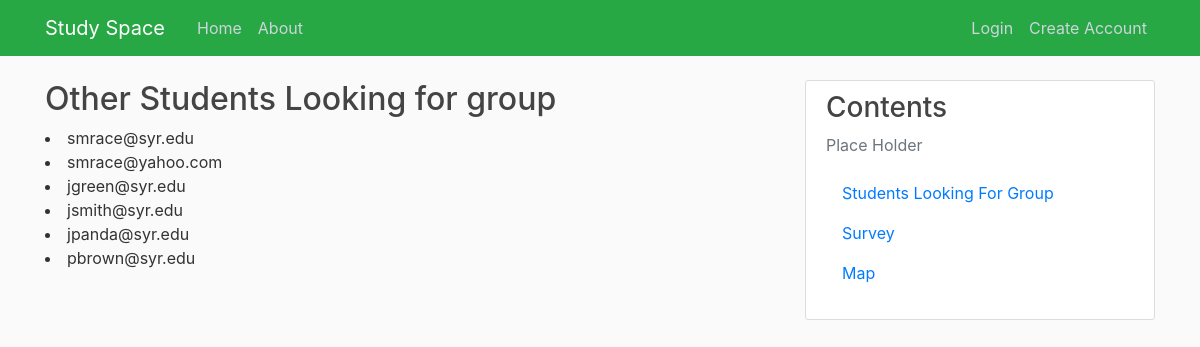
The page /findGroup on the database as committed earlier.
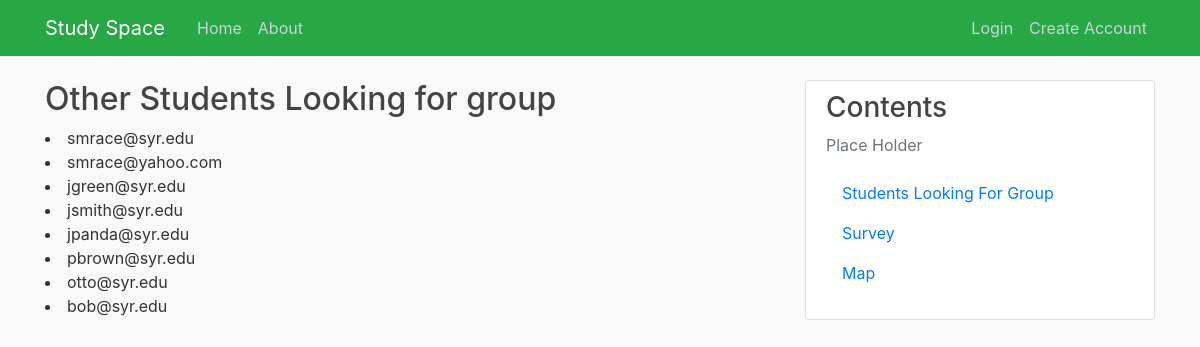
The same page on the database as committed later.
### studyspace/database.py (models this page shows, shortened)
class User(db.Model, UserMixin):
    id = db.Column(db.Integer, primary_key=True)
    first = db.Column(db.String(20), nullable=False, default='Student First Name')
    last = db.Column(db.String(20), nullable=False, default='Student Last Name')
    emailAddress = db.Column(db.String(75), unique=True, nullable=False)
    password = db.Column(db.String(40), nullable=False)
    major = db.Column(db.String(40), nullable=False, default='Computer Science')
    study = db.Column(db.String(40), nullable=False, default='MAT 101')
    groups = db.relationship('Group', backref='groupName', lazy=True)
    reservation = db.relationship('Reservation', backref='reservationUser', lazy=True)

### studyspace/routes.py (the view)
@app.route("/findGroup")
def findGroup():
    myUser = User.query.all()
    return render_template('findGroup.html', title='Find Group', myUser=myUser)

### studyspace/templates/findGroup.html
{% extends "layout.html" %}
{% block content %}
    <h2>Other Students Looking for group </h2>
    {% for user in myUser %}
        <li>{{user.emailAddress}}</li>
    {% endfor %}
{% endblock content %}

### studyspace/templates/layout.html (shortened to what this page needs)
<!DOCTYPE html>
<html>
<head>
    <link rel="stylesheet" href="https://maxcdn.bootstrapcdn.com/bootstrap/4.0.0/css/bootstrap.min.css">
    <link rel="stylesheet" type="text/css" href="{{ url_for('static', filename='main.css') }}">
</head>
<body>
    <header class="site-header">
        <nav class="navbar navbar-expand-md navbar-dark bg-success fixed-top">
          <div class="container">
            <a class="navbar-brand mr-4" href="/">Study Space</a>
            <div class="collapse navbar-collapse" id="navbarToggle">
              <div class="navbar-nav mr-auto">
                <a class="nav-item nav-link" href="{{ url_for('home') }}">Home</a>
                <a class="nav-item nav-link" href="{{ url_for('about') }}">About</a>
              </div>
              <div class="navbar-nav">
                {% if current_user.is_authenticated %}
                  <a class="nav-item nav-link" href="{{ url_for('profile') }}">Profile</a>
                  <a class="nav-item nav-link" href="{{ url_for('logout') }}">Logout</a>
                {% else %}
                  <a class="nav-item nav-link" href="{{ url_for('login') }}">Login</a>
                  <a class="nav-item nav-link" href="{{ url_for('createAccount') }}">Create Account</a>
                {% endif %}
              </div>
            </div>
          </div>
        </nav>
    </header>
    <main role="main" class="container">
        <div class="row">
          <div class="col-md-8">
            {% block content %}{% endblock %}
          </div>
          <div class="col-md-4">
            <div class="content-section">
              <h3>Contents</h3>
              <p class='text-muted'>Place Holder
                <ul class="list-group">
                  <a class="nav-item nav-link" href="/findGroup">Students Looking For Group</a>
                  <a class="nav-item nav-link" href="{{ url_for('survey') }}">Survey</a>
                  <a class="nav-item nav-link" href="{{ url_for('map') }}">Map</a>
                </ul>
              </p>
            </div>
          </div>
        </div>
    </main>
</body>
</html>

### studyspace/static/main.css (style rules this page uses)
body { background: #fafafa; color: #333333; margin-top: 5rem; }
h1, h2, h3, h4, h5, h6 { color: #444444; }
.site-header .navbar-nav .nav-link { color: #cbd5db; }
.content-section { background: #ffffff; padding: 10px 20px; border: 1px solid #dddddd; border-radius: 3px; margin-bottom: 20px; }

Rows that differ between the two databases and show on the page:
added User: emailAddress "otto@syr.edu"
added User: emailAddress "bob@syr.edu"
